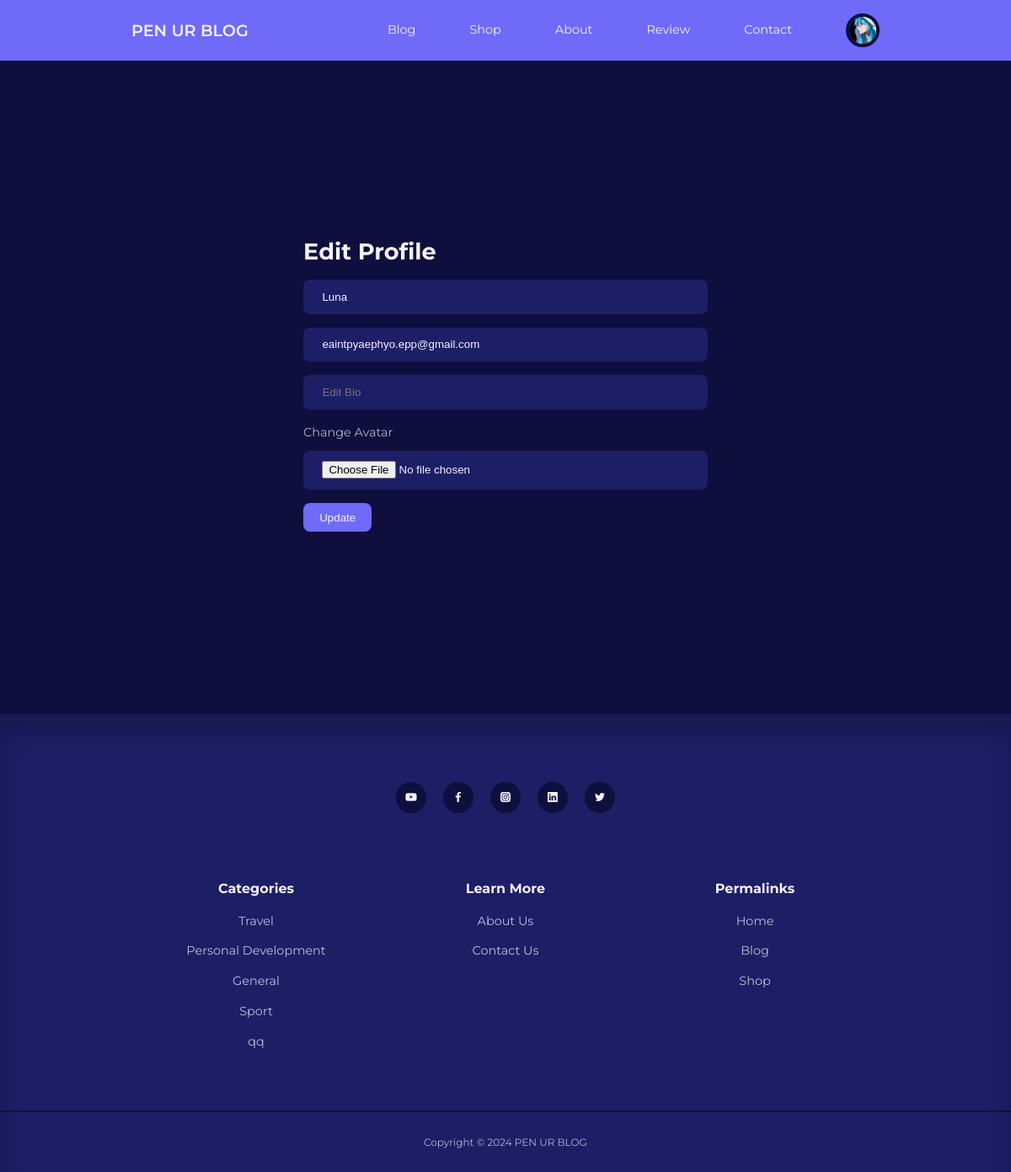
Page /blog/edit-profile.php (signed in) on the committed database.
### tables this page shows
CREATE TABLE `users` (
  `id` int(11) UNSIGNED NOT NULL,
  `username` varchar(50) NOT NULL,
  `email` varchar(100) NOT NULL,
  `password` varchar(255) NOT NULL,
  `avatar` varchar(255) NOT NULL,
  `is_admin` tinyint(1) NOT NULL,
  `bio` varchar(255) NOT NULL,
  `reset_token_hash` varchar(64) DEFAULT NULL,
  `reset_token_expires_at` datetime DEFAULT NULL
);

CREATE TABLE `categories` (
  `id` int(11) UNSIGNED NOT NULL,
  `title` varchar(50) NOT NULL,
  `description` text NOT NULL
);

### blog/edit-profile.php (the view, shortened to what this page needs)
<?php
include 'partials/header.php';
$username = $_SESSION['edit-profile-data']['username'] ?? $user['username'];
$email = $_SESSION['edit-profile-data']['email'] ?? $user['email'];
$bio = $_SESSION['edit-profile-data']['bio'] ?? $user['bio'];
?>
<section class="form__section">
    <div class="container form__section-container">
        <h2>Edit Profile</h2>
        <form action="<?= ROOT_URL ?>edit-profile-logic.php" enctype="multipart/form-data" method="POST">
            <input type="text" value="<?= $username ?>" name="username" placeholder="Username">
            <input type="email" value="<?= $email ?>" name="email" placeholder="Email">
            <input type="text" value="<?= $bio ?>" name="bio" placeholder="Edit Bio">
            <div class="form__control">
                <label for="avatar">Change Avatar</label>
                <input type="file" name="avatar" id="avatar">
            </div>
            <button type="submit" name="submit" class="btn">Update</button>
        </form>
    </div>
</section>
<?php
include 'partials/footer.php';
?>

### blog/partials/header.php (shortened to what this page needs)
<?php
require 'config/database.php';
if (isset($_SESSION['user-id'])) {
    $id = filter_var($_SESSION['user-id'], FILTER_SANITIZE_NUMBER_INT);
    $query = "SELECT * FROM users WHERE id=$id";
    $result = mysqli_query($connection, $query);
    $user = mysqli_fetch_assoc($result);
}
?>
<!DOCTYPE html>
<html lang="en">
<head>
    <link rel="stylesheet" href="<?= ROOT_URL ?>css/style.css">
    <link rel="stylesheet" href="https://unicons.iconscout.com/release/v4.0.0/css/line.css">
</head>
<body>
    <nav>
        <div class="container nav__container">
            <a href="<?= ROOT_URL ?>" class="nav__logo">PEN UR BLOG</a>
            <ul class="nav__items">
                <li><a href="<?= ROOT_URL ?>blog.php">Blog</a></li>
                <li><a href="<?= ROOT_URL ?>shop.php">Shop</a></li>
                <li><a href="<?= ROOT_URL ?>about.php">About</a></li>
                <li><a href="<?= ROOT_URL ?>review.php">Review</a></li>
                <li><a href="<?= ROOT_URL ?>contact.php">Contact</a></li>
                <?php if (isset($_SESSION['user-id'])) : ?>
                    <li class="nav__profile">
                        <div class="avatar">
                            <img src="<?= ROOT_URL . 'images/' . $user['avatar'] ?>">
                        </div>
                    </li>
                <?php else : ?>
                    <li><a href="<?= ROOT_URL ?>signin.php">LogIn</a></li>
                <?php endif ?>
            </ul>
        </div>
    </nav>

### blog/partials/footer.php (shortened to what this page needs)
<?php
$category_query = "SELECT * FROM categories ORDER BY RAND() LIMIT 5";
$category_result = mysqli_query($connection, $category_query);
?>
<footer>
        <div class="footer__socials">
            <a href="https://youtube.com/egatortutorials" target="_blank"><i class="uil uil-youtube"></i></a>
            <a href="https://facebook.com" target="_blank"><i class="uil uil-facebook-f"></i></a>
            <a href="https://instagram.com" target="_blank"><i class="uil uil-instagram-alt"></i></a>
            <a href="https://linkedin.com" target="_blank"><i class="uil uil-linkedin"></i></a>
            <a href="https://twitter.com" target="_blank"><i class="uil uil-twitter"></i></a>
        </div>
        <div class="container footer__container">
            <article>
                <h4>Categories</h4>
                <ul>
                    <?php while ($category = mysqli_fetch_assoc($category_result)): ?>
                        <li><a href="<?= ROOT_URL ?>category-posts.php?id=<?= $category['id'] ?>"><?= $category['title']     ?></a></li>
                    <?php endwhile ?>
                </ul>
            </article>
            <article>
                <h4>Learn More</h4>
                <ul>
                    <li><a href="about.php">About Us</a></li>
                    <li><a href="contact.php">Contact Us</a></li>
                </ul>
            </article>
            <article>
                <h4>Permalinks</h4>
                <ul>
                    <li><a href="index.php">Home</a></li>
                    <li><a href="blog.php">Blog</a></li>
                    <li><a href="shop.php">Shop</a></li>
                </ul>
            </article>
        </div>
        <div class="footer__copyright">
            <small>Copyright &copy; 2024 PEN UR BLOG</small>
        </div>
    </footer>
</body>
</html>

### blog/css/style.css (style rules this page uses)
:root { --color-primary: #6f6af8; --color-primary-light: hsl(242, 91%, 69%, 18%); --color-primary-variant: #5854c7; --color-red: #da0f3f; --color-red-light: hsl(346, 87%, 46%, 15%); --color-green: #00c476; --color-green-light: hsl(156, 100%, 38%, 15%); --color-gray-900: #1e1e66; --color-gray-700: #2d2b7c; --color-gray-300: rgba(242, 242, 254, 0.3); --color-gray-200: rgba(242, 242, 254, 0.7); --color-white: #f2f2fe; --color-bg: #0f0f3e; --transition: all 300ms ease; --container-width-lg: 74%; --container-width-md: 88%; --form-width: 40%; --card-border-radius-1: 0.3rem; --card-border-radius-2: 0.5rem; --card-border-radius-3: 0.8rem; --card-border-radius-4: 2rem; --card-border-radius-5: 5rem; }
* { margin: 0; padding: 0; outline: 0; border: 0; appearance: 0; list-style: none; text-decoration: none; box-sizing: border-box; }
body { font-family: 'Montserrat', sans-serif; line-height: 1.6; color: var(--color-gray-200); overflow-x: hidden; background: var(--color-bg); font-size: 0.9em; }
.container { width: var(--container-width-lg); max-width: 1800px; margin-inline: auto; }
section { margin-top: 3rem; width: 100vw; }
h1, h2, h3, h4, h5 { color: var(--color-white); line-height: 1.3; }
h2 { font-size: 1.7rem; margin: 1rem 0; }
h4 { font-size: 1rem; }
a { color: var(--color-white); transition: var(--transition); }
img { display: block; width: 100%; object-fit: cover; }
nav { background: var(--color-primary); width: 100vw; height: 4.5rem; position: fixed; top: 0; z-index: 10; box-shadow: 0 1rem 1rem rgba(0, 0, 0, 0, 2); }
.nav__container { height: 100%; display: flex; align-items: center; justify-content: space-between; }
.avatar { width: 2.5rem; height: 2.5rem; border-radius: 50%; overflow: hidden; border: 0.3rem solid var(--color-bg); }
.nav__logo { font-weight: 600; font-size: 1.2rem; }
.nav__items { display: flex; align-items: center; gap: 4rem; }
.nav__profile { position: relative; cursor: pointer; }
footer { background: var(--color-gray-900); padding: 5rem 0 0; box-shadow: inset 0 1.5rem 1.5rem rgba(0, 0, 0, 0.2); }
.footer__socials { margin-inline: auto; width: fit-content; margin-bottom: 5rem; display: flex; justify-content: space-between; align-items: center; gap: 1.2rem; }
.footer__socials a { background: var(--color-bg); border-radius: 50%; width: 2.3rem; height: 2.3rem; display: flex; align-items: center; justify-content: center; }
.footer__container { display: grid; grid-template-columns: repeat(3, 1fr); text-align: center; }
footer h4 { color: var(--color-white); margin-bottom: 0.6rem; }
footer ul li { padding: 0.4rem 0; }
footer ul a { opacity: 0.75; }
.footer__copyright { text-align: center; padding: 1.5rem 0; border-top: 2px solid var(--color-bg); margin-top: 4rem; }
.btn { display: inline-block; width: fit-content; padding: 0.6rem 1.2rem; background-color: var(--color-primary); border-radius: var(--card-border-radius-2); cursor: pointer; transition: var(--transition); color: var(--color-white); }
.form__section { display: grid; place-items: center; height: 100vh; }
.form__section-container { width: var(--form-width); }
form { display: flex; flex-direction: column; gap: 1rem; }
.form__control { display: flex; flex-direction: column; gap: 0.6rem; }
input, textarea, select { padding: 0.8rem 1.4rem; background-color: var(--color-gray-900); border-radius: var(--card-border-radius-2); resize: none; color: var(--color-white); }

### rows in the picture
users: avatar (picture), username "Luna", email "eaintpyaephyo.epp@gmail.com"
categories: title "Travel"
categories: title "Personal Development"
categories: title "General"
categories: title "Sport"
categories: title "qq"
